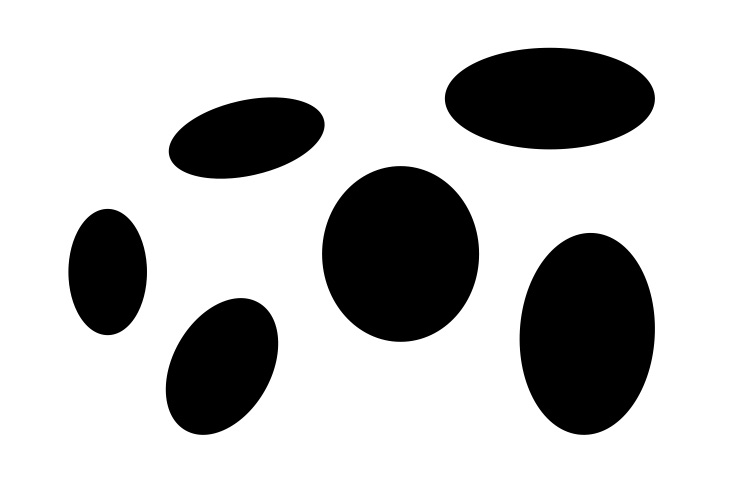
#> input picture resources/ovals.jpeg, 753 x 500 px, found by its file name
$ python cca.py
#> lines starting #> are read from the running program, lines starting #| are printed output that depends on the picture; after the words box and inside, x2 and y2 are one past the last pixel; in counts of white or black regions, pixels touching at a corner belong together
from PIL import Image
import numpy as np
import matplotlib.pyplot as plt
from skimage.measure import label
from skimage.color import label2rgb

# Open the image using PIL
image = Image.open("path-to-resources/ovals.jpeg").convert("L")

# Convert image to a NumPy array
data = np.array(image, dtype = np.uint8)

# Apply thresholding
threshold = 128
data = np.where(data > threshold, 0, 1)
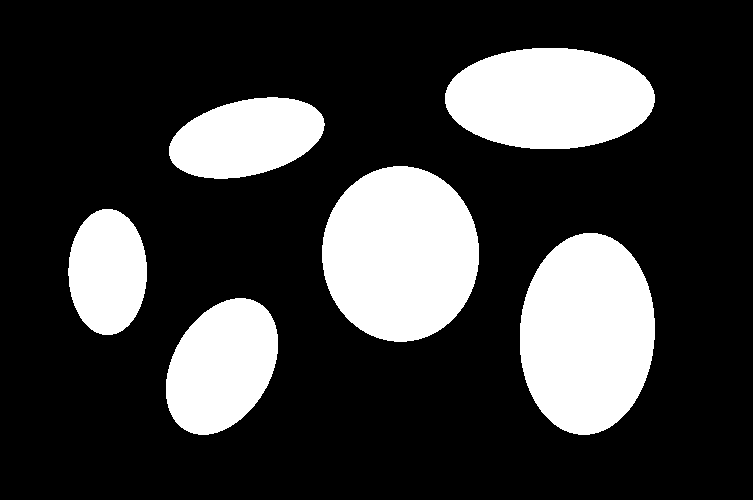
#> data: shape (500, 753) int64; values 0 (black) and 1 (white), 23.5% white; 6 white regions, box (x1, y1, x2, y2) and area: (322, 166, 479, 342) 21690, (520, 233, 655, 435) 21435, (445, 48, 655, 149) 16780, (166, 298, 278, 435) 11355, (169, 97, 325, 179) 9406, (68, 209, 147, 335) 7797

# Label connected regions (CCA)
labels_from_image = label(data)
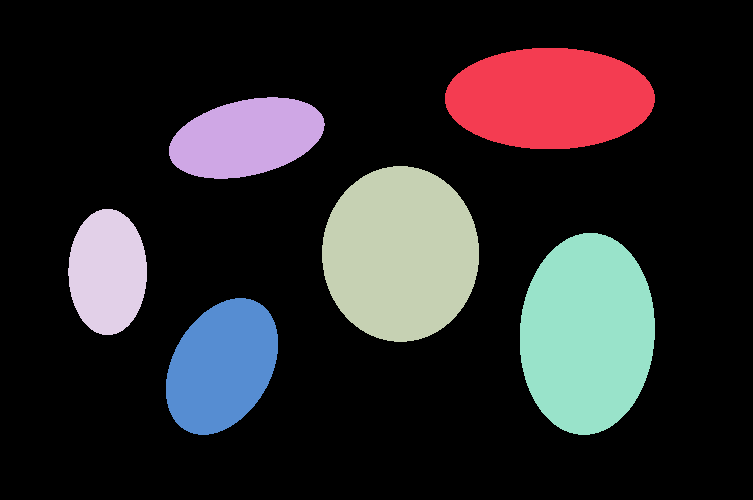
#> labels_from_image: shape (500, 753) int64; 7 distinct labels, from 0 to 6; one colour per label, 0 black
# Produce an image where labels are color-coded
image_label_overlay = label2rgb(labels_from_image, image = data, alpha = 1.0)
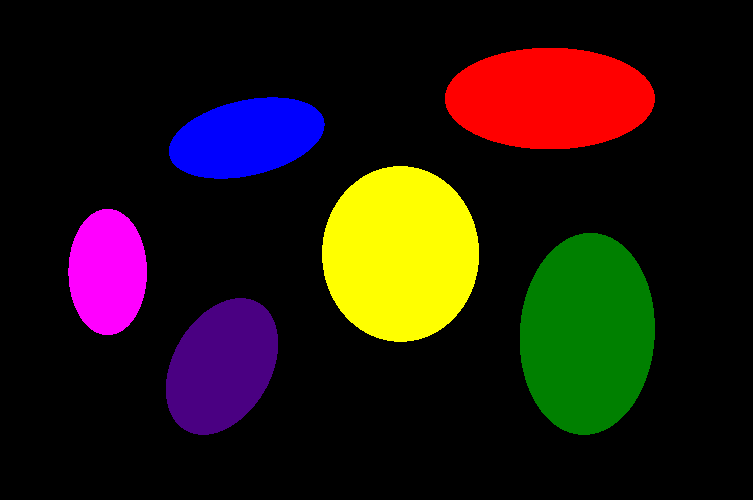
#> image_label_overlay: shape (500, 753, 3) float64; mean R, G, B 0.132, 0.0862, 0.0611

# Display the image
plt.imshow(image_label_overlay)
plt.title("Center point")
plt.axis('off')
plt.show()

$ run again, with resources/gears.jpeg copied over resources/ovals.jpeg
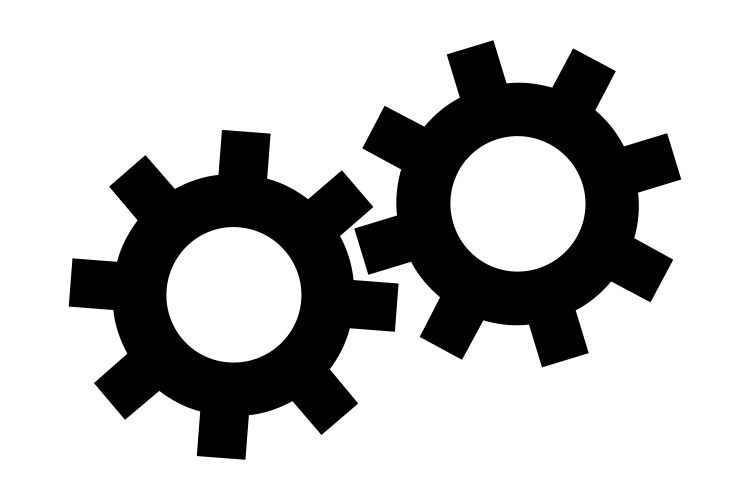
#> input picture resources/gears.jpeg, 750 x 500 px, found by its file name
#> `data = np.where(data > threshold, 0, 1)`:
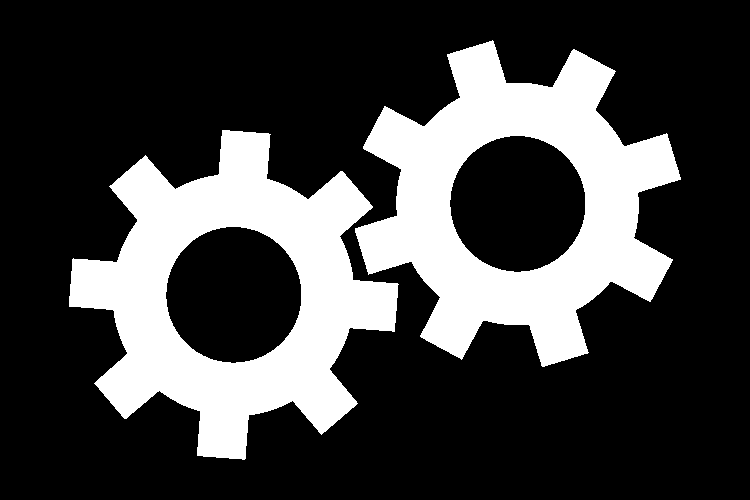
#> data: shape (500, 750) int64; values 0 (black) and 1 (white), 25.9% white; 2 white regions, box (x1, y1, x2, y2) and area: (355, 40, 681, 367) 48577, (69, 130, 399, 460) 48575
#> labels_from_image: shape (500, 750) int64; 3 distinct labels, from 0 to 2
#> `image_label_overlay = label2rgb(labels_from_image, image = data, alpha..`:
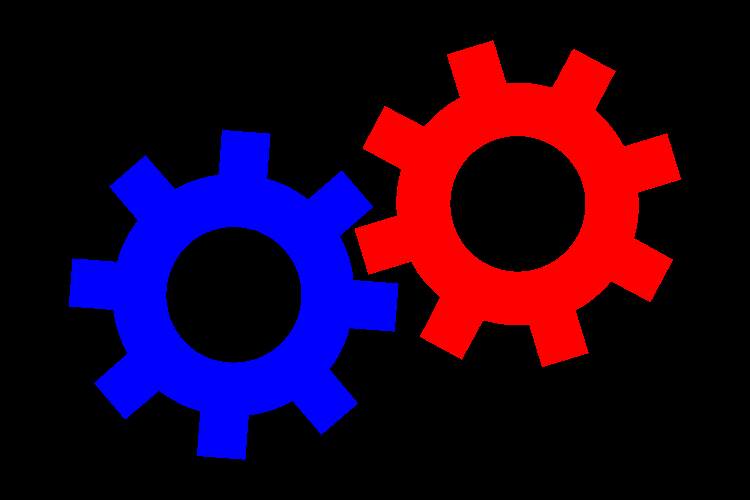
#> image_label_overlay: shape (500, 750, 3) float64; mean R, G, B 0.13, 0, 0.13
